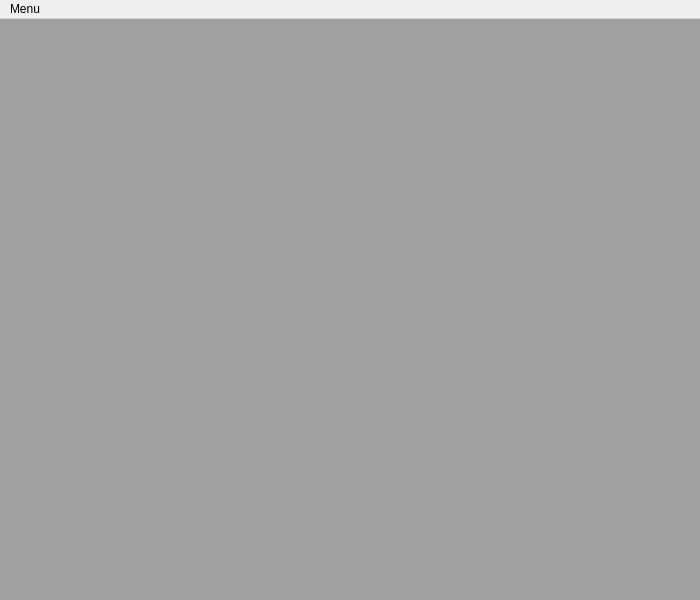
<?xml version="1.0" encoding="UTF-8"?>
<ui version="4.0">
 <class>PainelDeControle</class>
 <widget class="QMainWindow" name="PainelDeControle">
  <property name="geometry">
   <rect>
    <x>0</x>
    <y>0</y>
    <width>700</width>
    <height>600</height>
   </rect>
  </property>
  <property name="windowTitle">
   <string>PainelDeControle</string>
  </property>
  <widget class="QWidget" name="centralWidget">
   <widget class="QMdiArea" name="mdiArea">
    <property name="geometry">
     <rect>
      <x>0</x>
      <y>0</y>
      <width>700</width>
      <height>600</height>
     </rect>
    </property>
    <property name="viewMode">
     <enum>QMdiArea::SubWindowView</enum>
    </property>
   </widget>
  </widget>
  <widget class="QMenuBar" name="menuBar">
   <property name="geometry">
    <rect>
     <x>0</x>
     <y>0</y>
     <width>700</width>
     <height>25</height>
    </rect>
   </property>
   <widget class="QMenu" name="menuAdsdas">
    <property name="title">
     <string>Menu</string>
    </property>
    <addaction name="actionCadastrarQuestao"/>
    <addaction name="actionResponder_Quest_o"/>
    <addaction name="actionMostrar_Respostas"/>
   </widget>
   <addaction name="menuAdsdas"/>
  </widget>
  <action name="actionCadastrarQuestao">
   <property name="text">
    <string>Cadastrar Questão</string>
   </property>
  </action>
  <action name="actionResponder_Quest_o">
   <property name="text">
    <string>Responder Questão</string>
   </property>
  </action>
  <action name="actionMostrar_Respostas">
   <property name="text">
    <string>Mostrar Respostas</string>
   </property>
  </action>
 </widget>
 <layoutdefault spacing="6" margin="11"/>
 <resources/>
 <connections/>
</ui>
